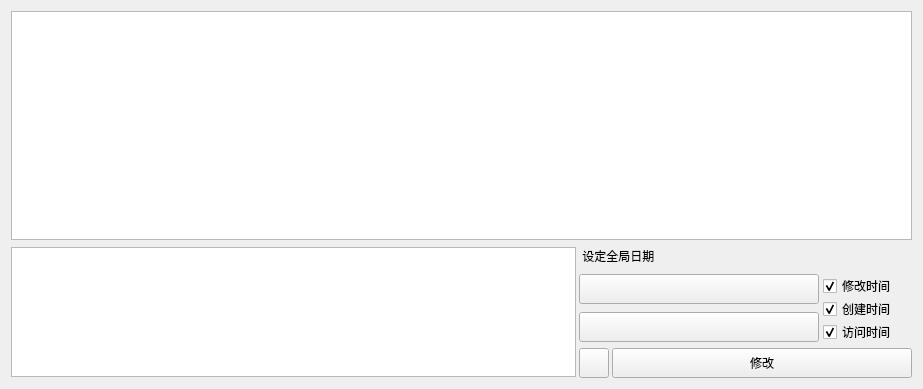
<?xml version="1.0" encoding="UTF-8"?>
<ui version="4.0">
 <class>Frame</class>
 <widget class="QFrame" name="Frame">
  <property name="geometry">
   <rect>
    <x>0</x>
    <y>0</y>
    <width>923</width>
    <height>389</height>
   </rect>
  </property>
  <property name="windowTitle">
   <string>Frame</string>
  </property>
  <layout class="QGridLayout" name="gridLayout_3">
   <item row="0" column="0">
    <layout class="QGridLayout" name="gridLayout_2">
     <item row="0" column="0">
      <widget class="TableWidget" name="table_widget_info_bar"/>
     </item>
     <item row="1" column="0">
      <layout class="QGridLayout" name="gridLayout">
       <property name="horizontalSpacing">
        <number>3</number>
       </property>
       <property name="verticalSpacing">
        <number>6</number>
       </property>
       <item row="0" column="0" rowspan="2">
        <widget class="TextEdit" name="text_edit_path_input">
         <property name="sizePolicy">
          <sizepolicy hsizetype="Minimum" vsizetype="Maximum">
           <horstretch>0</horstretch>
           <verstretch>0</verstretch>
          </sizepolicy>
         </property>
         <property name="minimumSize">
          <size>
           <width>500</width>
           <height>130</height>
          </size>
         </property>
         <property name="maximumSize">
          <size>
           <width>16777215</width>
           <height>130</height>
          </size>
         </property>
        </widget>
       </item>
       <item row="0" column="1">
        <layout class="QVBoxLayout" name="verticalLayout_3">
         <property name="spacing">
          <number>8</number>
         </property>
         <item>
          <widget class="StrongBodyLabel" name="StrongBodyLabel">
           <property name="minimumSize">
            <size>
             <width>90</width>
             <height>20</height>
            </size>
           </property>
           <property name="maximumSize">
            <size>
             <width>90</width>
             <height>20</height>
            </size>
           </property>
           <property name="text">
            <string> 设定全局日期</string>
           </property>
          </widget>
         </item>
         <item>
          <layout class="QGridLayout" name="gridLayout_4">
           <property name="horizontalSpacing">
            <number>4</number>
           </property>
           <property name="verticalSpacing">
            <number>6</number>
           </property>
           <item row="0" column="1">
            <layout class="QVBoxLayout" name="verticalLayout_2">
             <property name="spacing">
              <number>1</number>
             </property>
             <item>
              <widget class="CheckBox" name="check_box_modify_time">
               <property name="minimumSize">
                <size>
                 <width>29</width>
                 <height>22</height>
                </size>
               </property>
               <property name="maximumSize">
                <size>
                 <width>90</width>
                 <height>20</height>
                </size>
               </property>
               <property name="text">
                <string>修改时间</string>
               </property>
               <property name="checked">
                <bool>true</bool>
               </property>
              </widget>
             </item>
             <item>
              <widget class="CheckBox" name="check_box_create_time">
               <property name="minimumSize">
                <size>
                 <width>29</width>
                 <height>22</height>
                </size>
               </property>
               <property name="maximumSize">
                <size>
                 <width>90</width>
                 <height>20</height>
                </size>
               </property>
               <property name="text">
                <string>创建时间</string>
               </property>
               <property name="checked">
                <bool>true</bool>
               </property>
              </widget>
             </item>
             <item>
              <widget class="CheckBox" name="check_box_access_time">
               <property name="minimumSize">
                <size>
                 <width>29</width>
                 <height>22</height>
                </size>
               </property>
               <property name="maximumSize">
                <size>
                 <width>90</width>
                 <height>20</height>
                </size>
               </property>
               <property name="text">
                <string>访问时间</string>
               </property>
               <property name="checked">
                <bool>true</bool>
               </property>
              </widget>
             </item>
            </layout>
           </item>
           <item row="0" column="0">
            <layout class="QVBoxLayout" name="verticalLayout">
             <property name="spacing">
              <number>8</number>
             </property>
             <item>
              <widget class="CalendarPicker" name="calendar_picker_ymd">
               <property name="minimumSize">
                <size>
                 <width>240</width>
                 <height>30</height>
                </size>
               </property>
               <property name="maximumSize">
                <size>
                 <width>240</width>
                 <height>30</height>
                </size>
               </property>
               <property name="autoDefault">
                <bool>false</bool>
               </property>
               <property name="dateFormat">
                <enum>Qt::LocalDate</enum>
               </property>
              </widget>
             </item>
             <item>
              <widget class="TimePicker" name="time_picker_hms">
               <property name="enabled">
                <bool>true</bool>
               </property>
               <property name="minimumSize">
                <size>
                 <width>240</width>
                 <height>30</height>
                </size>
               </property>
               <property name="maximumSize">
                <size>
                 <width>240</width>
                 <height>30</height>
                </size>
               </property>
               <property name="focusPolicy">
                <enum>Qt::StrongFocus</enum>
               </property>
               <property name="toolTip">
                <string/>
               </property>
               <property name="styleSheet">
                <string notr="true">ScrollButton {
    background-color: rgb(249, 249, 249);
    border: none;
    border-radius: 7px;
}

CycleListWidget {
    background-color: transparent;
    border: none;
    border-top-left-radius: 7px;
    border-top-right-radius: 7px;
    outline: none;
    font: 14px 'Segoe UI', 'Microsoft YaHei', 'PingFang SC';
}

CycleListWidget::item {
    color: black;
    background-color: transparent;
    border: none;
    border-radius: 5px;
    margin: 0 4px;
    padding-left: 11px;
    padding-right: 11px;
}

CycleListWidget::item:hover {
    background-color: rgba(0, 0, 0, 9);
}

CycleListWidget::item:selected {
    background-color: rgba(0, 0, 0, 9);
}

CycleListWidget::item:selected:active {
    background-color: rgba(0, 0, 0, 6);
}

PickerPanel &gt; #view {
    background-color: rgb(249, 249, 249);
    border: 1px solid rgba(0, 0, 0, 0.14);
    border-radius: 7px;
}

SeparatorWidget {
    background-color: rgb(234, 234, 234);
}

ItemMaskWidget {
    font: 14px 'Segoe UI', 'Microsoft YaHei', 'PingFang SC';
}

PickerBase {
    font: 14px 'Segoe UI', 'Microsoft YaHei', 'PingFang SC';
    background: rgba(255, 255, 255, 0.7);
    border: 1px solid rgba(0, 0, 0, 0.073);
    border-bottom: 1px solid rgba(0, 0, 0, 0.183);
    border-radius: 5px;
    outline: none;
}

PickerBase:hover {
    background: rgba(249, 249, 249, 0.5);
}

PickerBase:pressed {
    background: rgba(249, 249, 249, 0.3);
    border-bottom: 1px solid rgba(0, 0, 0, 0.073);
}

PickerBase:disabled {
    color: rgba(0, 0, 0, 0.36);
    background: rgba(255, 255, 255, 0.3);
    border: 1px solid rgba(0, 0, 0, 0.06);
    border-bottom: 1px solid rgba(0, 0, 0, 0.06);
}

#pickerButton {
    font: 14px 'Segoe UI', 'Microsoft YaHei', 'PingFang SC';
    color: rgba(0, 0, 0, 0.6);
    background-color: transparent;
    border: none;
    outline: none;
    padding-left: 10px;
    padding-right: 10px;
}

#pickerButton:disabled {
    color: rgba(0, 0, 0, 0.36);
}

#pickerButton[hasBorder=true]:enabled {
    border-right: 1px solid rgba(0, 0, 0, 0.073);
}

#pickerButton[hasBorder=true]:disabled {
    border-right: 1px solid rgba(0, 0, 0, 0.06);
}

#pickerButton[hasBorder=false] {
    border-right: transparent;
}

#pickerButton[enter=true]:enabled {
    color: rgba(0, 0, 0, 0.896);
}

#pickerButton[hasValue=true]:enabled{
    color: rgb(0, 0, 0);
}

#pickerButton[pressed=true] {
    color: rgba(0, 0, 0, 0.6);
}

#pickerButton[align=&quot;center&quot;] {
    text-align: center;
}

#pickerButton[align=&quot;left&quot;] {
    text-align: left;
}

#pickerButton[align=&quot;right&quot;] {
    text-align: right;
}
</string>
               </property>
               <property name="locale">
                <locale language="Chinese" country="China"/>
               </property>
               <property name="text">
                <string/>
               </property>
               <property name="autoDefault">
                <bool>false</bool>
               </property>
               <property name="default">
                <bool>false</bool>
               </property>
               <property name="flat">
                <bool>false</bool>
               </property>
               <property name="secondVisible">
                <bool>true</bool>
               </property>
              </widget>
             </item>
            </layout>
           </item>
          </layout>
         </item>
        </layout>
       </item>
       <item row="1" column="1">
        <layout class="QHBoxLayout" name="horizontalLayout">
         <property name="spacing">
          <number>3</number>
         </property>
         <item>
          <widget class="ToolButton" name="tool_button_open_dir">
           <property name="sizePolicy">
            <sizepolicy hsizetype="Minimum" vsizetype="Fixed">
             <horstretch>0</horstretch>
             <verstretch>0</verstretch>
            </sizepolicy>
           </property>
           <property name="minimumSize">
            <size>
             <width>30</width>
             <height>30</height>
            </size>
           </property>
           <property name="maximumSize">
            <size>
             <width>30</width>
             <height>30</height>
            </size>
           </property>
          </widget>
         </item>
         <item>
          <widget class="PushButton" name="push_button_change_time">
           <property name="sizePolicy">
            <sizepolicy hsizetype="Fixed" vsizetype="Fixed">
             <horstretch>0</horstretch>
             <verstretch>0</verstretch>
            </sizepolicy>
           </property>
           <property name="minimumSize">
            <size>
             <width>300</width>
             <height>30</height>
            </size>
           </property>
           <property name="maximumSize">
            <size>
             <width>300</width>
             <height>30</height>
            </size>
           </property>
           <property name="text">
            <string>修改</string>
           </property>
          </widget>
         </item>
        </layout>
       </item>
      </layout>
     </item>
    </layout>
   </item>
  </layout>
 </widget>
 <customwidgets>
  <customwidget>
   <class>CheckBox</class>
   <extends>QCheckBox</extends>
   <header>qfluentwidgets</header>
  </customwidget>
  <customwidget>
   <class>PushButton</class>
   <extends>QPushButton</extends>
   <header>qfluentwidgets</header>
  </customwidget>
  <customwidget>
   <class>ToolButton</class>
   <extends>QToolButton</extends>
   <header>qfluentwidgets</header>
  </customwidget>
  <customwidget>
   <class>CalendarPicker</class>
   <extends>QPushButton</extends>
   <header>qfluentwidgets</header>
  </customwidget>
  <customwidget>
   <class>TimePicker</class>
   <extends>QPushButton</extends>
   <header>qfluentwidgets</header>
  </customwidget>
  <customwidget>
   <class>StrongBodyLabel</class>
   <extends>QLabel</extends>
   <header>qfluentwidgets</header>
  </customwidget>
  <customwidget>
   <class>TextEdit</class>
   <extends>QTextEdit</extends>
   <header>qfluentwidgets</header>
  </customwidget>
  <customwidget>
   <class>TableWidget</class>
   <extends>QTableWidget</extends>
   <header>qfluentwidgets</header>
  </customwidget>
 </customwidgets>
 <resources/>
 <connections/>
</ui>
